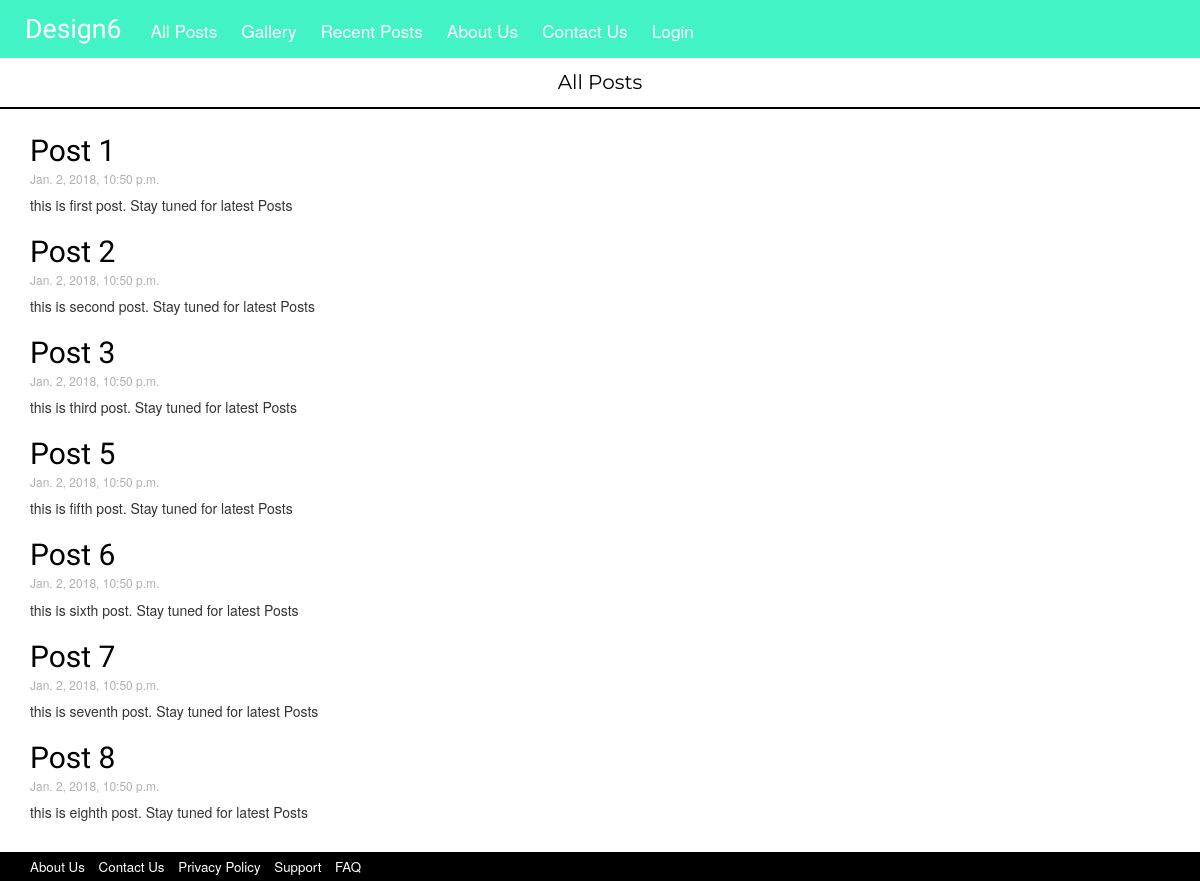
The app's page /posts/all/ with its own data.
### design6/models.py (models this page shows, shortened)
class Post(models.Model):
	author = models.ForeignKey('auth.User')
	title = models.CharField(max_length=200)
	text = models.TextField()
	created_date = models.DateTimeField(default=timezone.now)
	published_date = models.DateTimeField(default=timezone.now)

### design6/views.py (the view)
# urls.py: url(r'^posts/all/$', views.post_all, name='post_all'),
def post_all(request):
	posts = Post.objects.filter(published_date__lte=timezone.now()).order_by('published_date')
	return render(request, 'design6/post_all.html', {'posts' : posts})

### design6/templates/design6/post_all.html
{% extends 'design6/base.html' %}
{% block content %}
	<div class="container-fluid latest">
		<p>All Posts</p>
	</div>
	<div class="container-fluid">
		{% for post in posts %}
			<div class="container-fluid">
				<h2><a href="{% url 'post_detail' pk=post.pk %}">{{ post.title }}</a></h2>
				<h6 class="date">{{ post.published_date }}</h6>
				<div class="postText">
					<p>{{ post.text|truncatewords:40|linebreaks }}</p>
				</div>
			</div>
		{% endfor %}
	</div>
{% endblock %}

### design6/static/css/base.css (style rules this page uses)
.latest { padding-top: 10px; border-bottom: 2px solid; font-family: 'Montserrat', sans-serif; font-size: 15pt; color: #000000; text-align: center; width: 100%; margin-bottom: 15px; }
h2 { margin-top: 10px; margin-bottom: 5px; font-family: "Berkshire Swash", cursive; }
h2 a:link, h2 a:visited { color: #000000; text-decoration: none; }
.date { margin-top: 0; color: #afafaf; }

### records on screen
Post: title "Post 1", published_date "Jan. 2, 2018, 10:50 p.m.", text "this is first post. Stay tuned for latest Posts"
Post: title "Post 2", published_date "Jan. 2, 2018, 10:50 p.m.", text "this is second post. Stay tuned for latest Posts"
Post: title "Post 3", published_date "Jan. 2, 2018, 10:50 p.m.", text "this is third post. Stay tuned for latest Posts"
Post: title "Post 5", published_date "Jan. 2, 2018, 10:50 p.m.", text "this is fifth post. Stay tuned for latest Posts"
Post: title "Post 6", published_date "Jan. 2, 2018, 10:50 p.m.", text "this is sixth post. Stay tuned for latest Posts"
Post: title "Post 7", published_date "Jan. 2, 2018, 10:50 p.m.", text "this is seventh post. Stay tuned for latest Posts"
Post: title "Post 8", published_date "Jan. 2, 2018, 10:50 p.m.", text "this is eighth post. Stay tuned for latest Posts"
